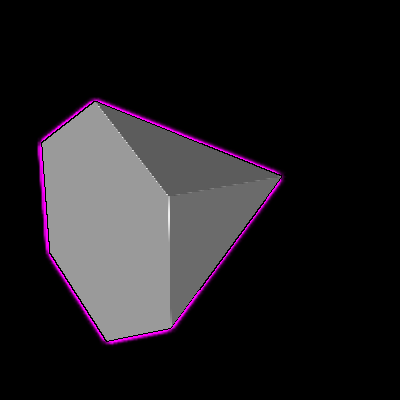

Write the Python code that produced this figure.
#!/usr/bin/env python

# Demonstrate outline glow render pass using a layered renderer on a cone.

import vtkmodules.vtkInteractionStyle  # noqa: F401
import vtkmodules.vtkRenderingOpenGL2  # noqa: F401

from vtkmodules.vtkFiltersSources import vtkConeSource
from vtkmodules.vtkRenderingCore import (
    vtkActor,
    vtkPolyDataMapper,
    vtkRenderWindow,
    vtkRenderWindowInteractor,
    vtkRenderer,
)
from vtkmodules.vtkRenderingOpenGL2 import vtkOutlineGlowPass, vtkRenderStepsPass

# Two renderers: main (layer 0) and outline (layer 1)
renderer = vtkRenderer()
renderer_outline = vtkRenderer()
renderer_outline.SetLayer(1)

# Outline glow pass on the overlay renderer
basic_passes = vtkRenderStepsPass()
glow_pass = vtkOutlineGlowPass()
glow_pass.SetDelegatePass(basic_passes)
renderer_outline.SetPass(glow_pass)

# Shared cone source
cone = vtkConeSource()

# Main cone actor
mapper_main = vtkPolyDataMapper()
mapper_main.SetInputConnection(cone.GetOutputPort())
actor_main = vtkActor()
actor_main.SetMapper(mapper_main)
renderer.AddActor(actor_main)

# Outline cone actor (solid color, no lighting)
mapper_outline = vtkPolyDataMapper()
mapper_outline.SetInputConnection(cone.GetOutputPort())
actor_outline = vtkActor()
actor_outline.SetMapper(mapper_outline)
actor_outline.GetProperty().SetColor(1.0, 0.0, 1.0)
actor_outline.GetProperty().LightingOff()
renderer_outline.AddActor(actor_outline)

# Render window with two layers
render_window = vtkRenderWindow()
render_window.SetSize(400, 400)
render_window.SetMultiSamples(0)
render_window.SetNumberOfLayers(2)
render_window.AddRenderer(renderer_outline)
render_window.AddRenderer(renderer)
render_window.SetWindowName("outline glow pass opengl")

interactor = vtkRenderWindowInteractor()
interactor.SetRenderWindow(render_window)

# Scene
renderer.ResetCamera()
camera = renderer.GetActiveCamera()
camera.Azimuth(-40.0)
camera.Elevation(20.0)
renderer.ResetCamera()
renderer_outline.SetActiveCamera(camera)

interactor.Initialize()
interactor.Start()
